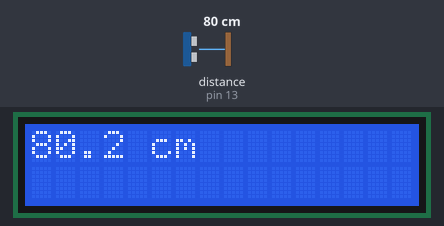
Bench run of a sketch on a simulated Arduino Uno, built with avr-gcc and run on an emulated ATmega328P. On the bench: 16×2 character LCD. Wiring (inferred from the names in the program): ultrasonic range finder: trigger pin 10; echo pin 13. The inputs (shaded band) are chosen by the test bench; at power-on: distance to the obstacle (sensor on pin 13) 80 cm. The echo pulse lasts 58.3 µs per cm; what the sketch prints to the serial monitor is not drawn.

Above: at 1.2 s.
1.3 s: distance to the obstacle (sensor on pin 13) set to 4 cm
At 1.42 s:
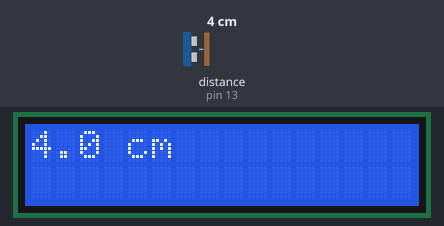
3.4 s: distance to the obstacle (sensor on pin 13) set to 2 cm
At 4.0 s:
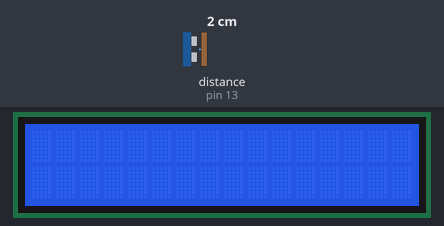
5.4 s: distance to the obstacle (sensor on pin 13) set to 120 cm
At 5.53 s:
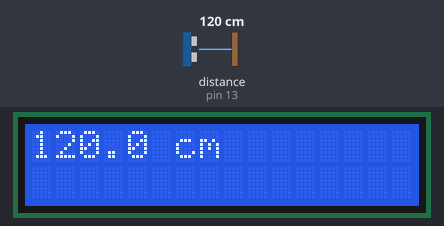

The sketch:

HC-SR04.ino
```cpp
#include <LiquidCrystal.h>

#define trigPin 10
#define echoPin 13

LiquidCrystal lcd(12, 11, 5, 4, 3, 2);

void setup() {
  Serial.begin (9600);
  pinMode(trigPin, OUTPUT);
  pinMode(echoPin, INPUT);

  lcd.begin(16, 2);
}

void loop() {
  float duration, distance;
  digitalWrite(trigPin, LOW);
  delayMicroseconds(2);

  digitalWrite(trigPin, HIGH);
  delayMicroseconds(10);
  digitalWrite(trigPin, LOW);

  duration = pulseIn(echoPin, HIGH);
  distance = (duration / 2) * 0.0344;

  if (distance >= 400 || distance <= 2){
    Serial.print("Distance = ");
    Serial.println("Out of range");
  }
  else {
    Serial.print("Distance = ");
    Serial.print(distance);
    Serial.println(" cm");

    lcd.print(distance, 1);
    lcd.print(" cm");

    delay(100);
  }

  delay(100);
  lcd.clear();
}
```

Measured:
- the behaviour switches between 3 and 2 cm on distance to the obstacle (sensor on pin 13) (found by bisection; images 1 and 2)
- after the input at 1.3 s, the display: first differs from a run without the input at once (image 1)
- after the input at 5.4 s, the display: changes at once (image 3)
